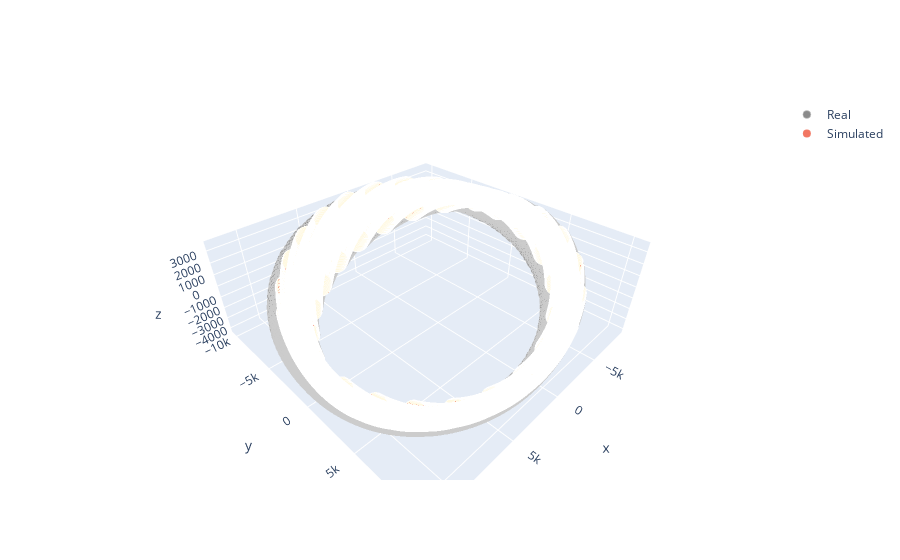

Notebook source saved alongside this figure:
### Code cell
x,y,z = data.loc[:, 'x'].values, data.loc[:, 'y'].values, data.loc[:, 'z'].values
xSim,ySim,zSim = data.loc[:, 'x_sim'].values, data.loc[:, 'y_sim'].values, data.loc[:, 'z_sim'].values
fig1 = go.Scatter3d(x=x, 
                    y=y, 
                    z=z, 
                    mode='markers', 
                    marker=dict(
                        color='rgb(127, 127, 127)',
                        size=8, 
                        symbol='circle', 
                        line=dict(
                            color='rgb(204, 204, 204)',
                            width=0.5),
                        opacity=0.9),
                   name = 'Real')
fig2 = go.Scatter3d(x=xSim, 
                    y=ySim, 
                    z=zSim, 
                    mode = 'markers', 
                    marker=dict(
                        size=8,
                        line=dict(
                            color='rgba(217, 217, 217, 0.14)',
                            width=0.5
                        ),
                    opacity=0.8),
                    name = 'Simulated')
fig = go.Figure(data = [fig1, fig2])
fig.show()

### Figure 1 — Plotly figure (JSON) as saved in the notebook; plotly's stock layout.template omitted (floating-point values rounded to 4 significant figures; data arrays with more than 128 entries replaced by an {"elided": "..."} marker saying what was removed)
{"data": [{"marker": {"color": "rgb(127, 127, 127)", "line": {"color": "rgb(204, 204, 204)", "width": 0.5}, "opacity": 0.9, "size": 8, "symbol": "circle"}, "mode": "markers", "name": "Real", "type": "scatter3d", "x": {"elided": "6320 float values"}, "y": {"elided": "6320 float values"}, "z": {"elided": "6320 float values"}}, {"marker": {"line": {"color": "rgba(217, 217, 217, 0.14)", "width": 0.5}, "opacity": 0.8, "size": 8}, "mode": "markers", "name": "Simulated", "type": "scatter3d", "x": {"elided": "6320 float values"}, "y": {"elided": "6320 float values"}, "z": {"elided": "6320 float values"}}], "layout": {}}
